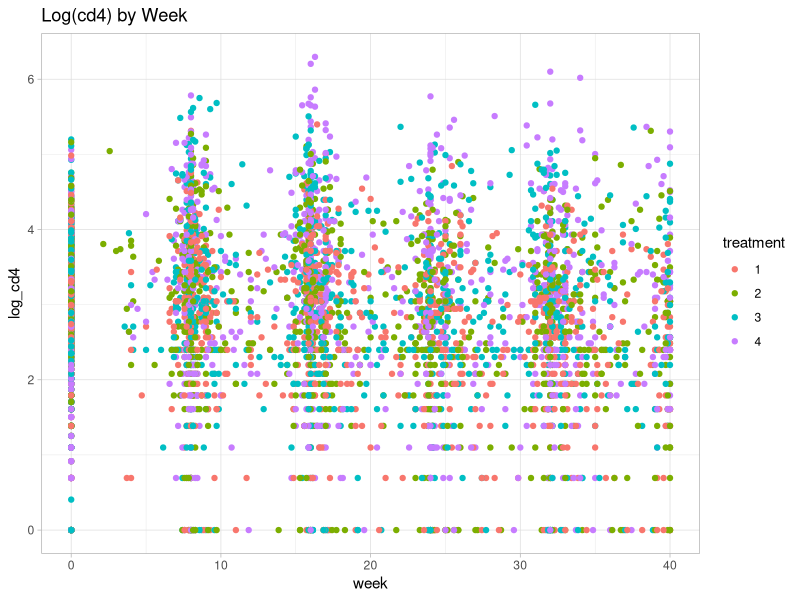
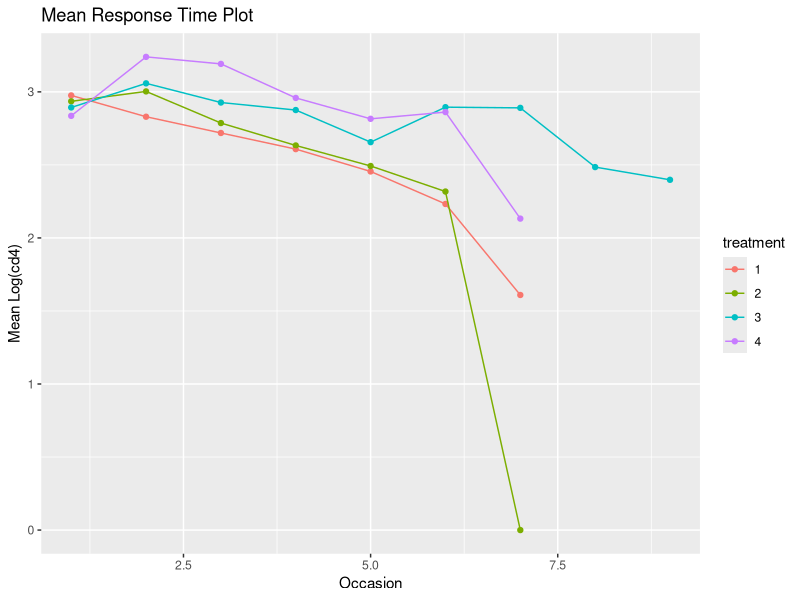
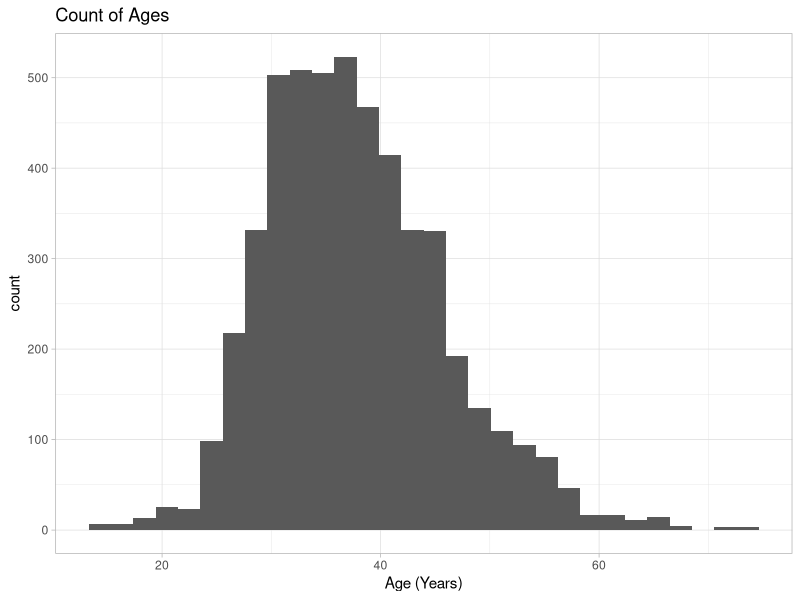
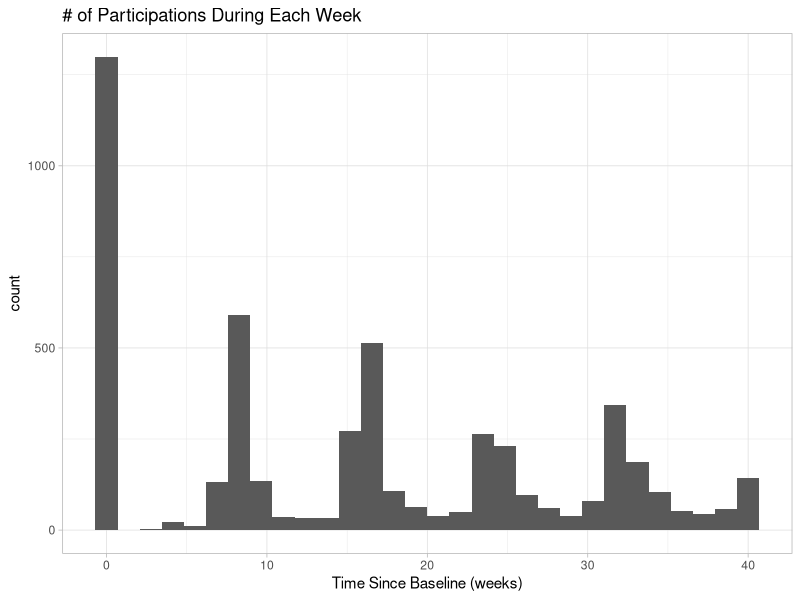
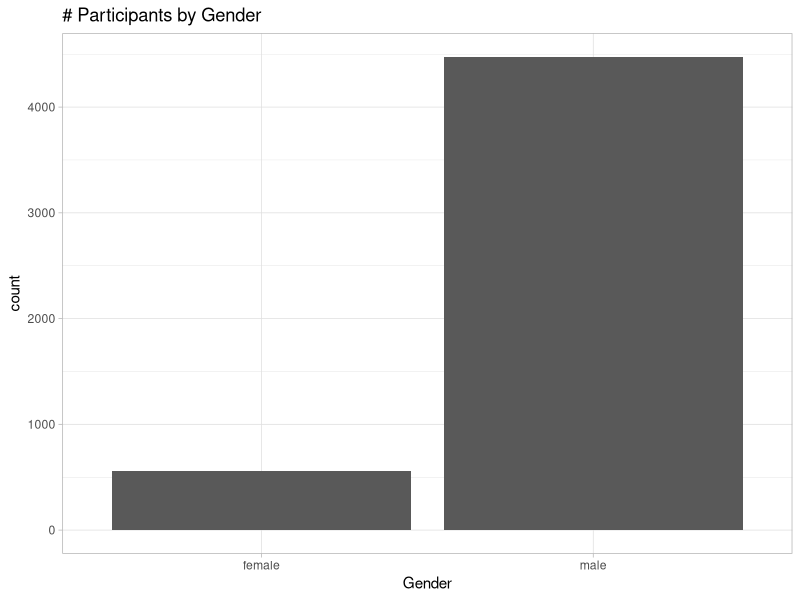
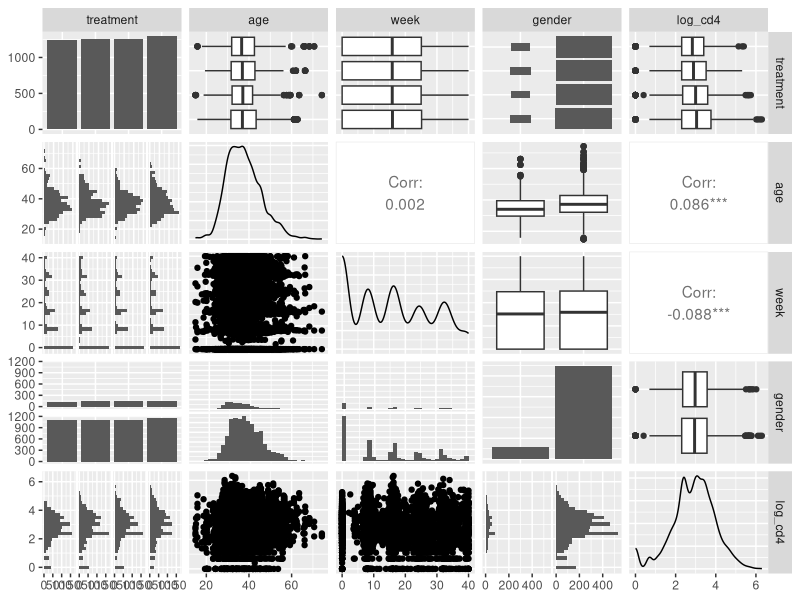
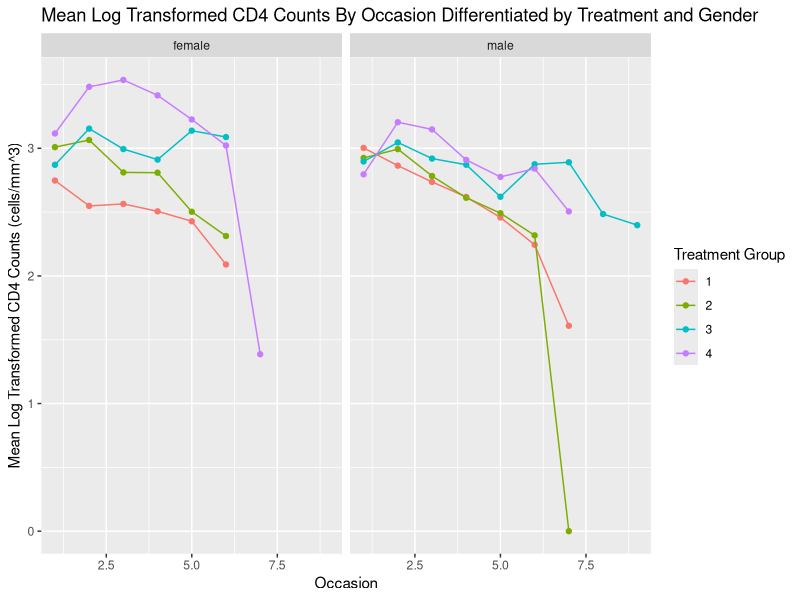
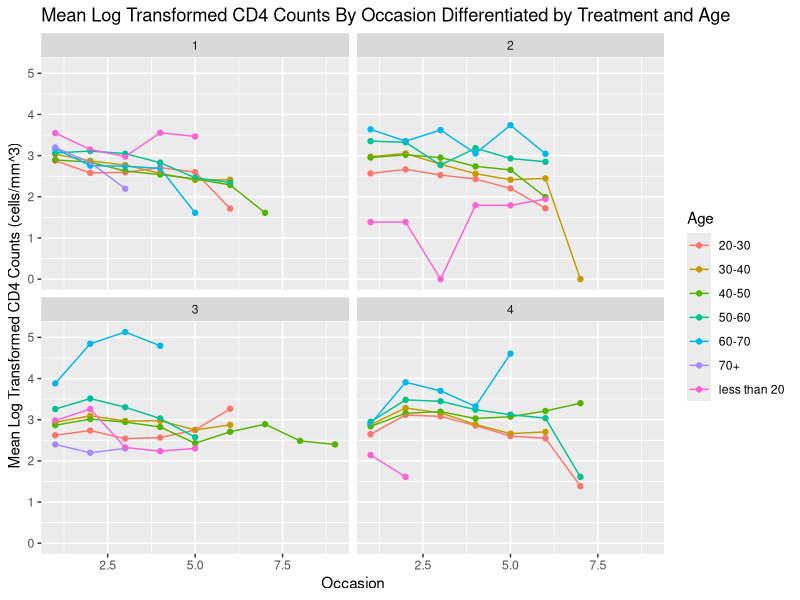

Write the R code that produced these figures, in order. (Note: a time limit stopped this script after it produced the figures.)
## ---- chunk 1
knitr::opts_chunk$set(echo=FALSE)
knitr::opts_chunk$set(message=FALSE)
## ---- chunk 2
library(tidyverse)
library(magrittr)
library(nlme)
library(mgcv)
library(GGally)
library(lme4)

aids <- read_csv(here::here("data/aids.csv"))
#aids <- read_csv("~/Downloads/aids.csv")

# change treatment to factor
aids %<>% 
  mutate(treatment = factor(treatment),
         gender = factor(gender))

# add a column for occasion
aids <- aids %>% 
  group_by(id) %>% 
  mutate(occasion = row_number())

glimpse(aids)

# number of participants
num_of_subjects <- n_distinct(aids$id)
## ---- chunk 3
# spaghetti plot
aids %>% 
  ggplot(aes(x = week, y = log_cd4, group = id, color = treatment)) +
  geom_point() + 
  theme_light() +
  labs(title = "Log(cd4) by Week")
  
# mean response time plot
aids %>% 
  group_by(treatment, occasion) %>% 
  summarize(mean_log_cd4 = mean(log_cd4)) %>% 
  ggplot(aes(x = occasion, y = mean_log_cd4, group = treatment, color = treatment)) +
  geom_point() +
  geom_line() +
  labs(x = "Occasion", y = "Mean Log(cd4)") +
  ggtitle("Mean Response Time Plot")
## ---- chunk 4
summary(aids) %>% 
  knitr::kable()

aids_wide <- spread(aids, week, log_cd4)

aids_wide %>% 
  ggplot(aes(x = age)) +
  geom_histogram() +
  labs(x = "Age (Years)") +
  ggtitle("Count of Ages") +
  theme_light()

aids %>% 
  ggplot(aes(x = week)) +
  geom_histogram() +
  labs(x = "Time Since Baseline (weeks)") +
  ggtitle("# of Participations During Each Week") +
  theme_light()

aids_wide %>% 
  ggplot(aes(x = gender)) +
  geom_bar() +
  labs(x = "Gender") +
  ggtitle("# Participants by Gender") +
  theme_light()
## ---- chunk 5
ggpairs(aids, columns = c("treatment", "age", "week", "gender", "log_cd4"))
## ---- chunk 6
aids <- aids %>% 
  group_by(id) %>% 
  mutate(occasion = row_number())

aids %>% 
  group_by(treatment, gender, occasion) %>% 
  summarize(mean_cd4 = mean(log_cd4)) %>% 
  ggplot(aes(x = occasion, y = mean_cd4, color = factor(treatment))) +
  geom_point() +
  geom_line() +
  labs(x = "Occasion", y = "Mean Log Transformed CD4 Counts (cells/mm^3)", color = "Treatment Group") +
  facet_wrap(~ gender) +
  ggtitle("Mean Log Transformed CD4 Counts By Occasion Differentiated by Treatment and Gender")
## ---- chunk 7
aids <- aids %>% 
  mutate(age_group = case_when(age > 70 ~ "70+",
                               70 >= age & age > 60 ~ "60-70", 
                               60 >= age & age > 50 ~ "50-60", 
                               50 >= age & age > 40 ~ "40-50", 
                               40 >= age & age > 30 ~ "30-40", 
                               30 >= age & age > 20 ~ "20-30", 
                               20 >= age ~ "less than 20"))
aids %>% 
  group_by(treatment, age_group, occasion) %>% 
  summarize(mean_cd4 = mean(log_cd4)) %>% 
  ggplot(aes(x = occasion, y = mean_cd4, color = age_group)) +
  geom_point() +
  geom_line()+
  labs(x = "Occasion", y = "Mean Log Transformed CD4 Counts (cells/mm^3)", color = "Age") +
  facet_wrap(~ treatment) +
  ggtitle("Mean Log Transformed CD4 Counts By Occasion Differentiated by Treatment and Age")
## ---- chunk 8
log_cd4_mean <- aids %>% group_by(treatment, week) %>%
  summarize(mean=mean(log_cd4, na.rm = TRUE))
ggplot(log_cd4_mean, aes(x = week, y = mean, group=treatment, color=as.factor(treatment))) +
  geom_line() +
  facet_wrap(~ treatment) +
  labs(x='Week', y = 'Mean Log of CD4', color='Treatment') +
  ggtitle("Mean Log Transformed CD4 Counts By Week Differentiated by Treatment")
## ---- chunk 9
aids %<>% 
  mutate(treatment = factor(treatment, levels = c(1, 2, 3, 4)),
         gender = factor(gender, levels = c("male", "female")))
## ---- chunk 10
model_rand_interaction <- lme(log_cd4 ~ week + treatment:week + gender:treatment + age:treatment,
                              data = aids,
                              random = ~ week | id,
                              method = "ML")
summary(model_rand_interaction)
## ---- chunk 11
model_rand <- lme(log_cd4 ~ week,
                  data = aids,
                  random = ~ week | id,
                  method = "ML")
summary(model_rand)
## ---- chunk 12
anova(model_rand, model_rand_interaction)
## ---- chunk 13
aids %<>% 
  mutate(cd4 = round(exp(log_cd4) - 1),
         week_sqr = week^2)

model_lme <- lme(log_cd4 ~ week + week_sqr + treatment:week + gender:treatment + age:treatment,
                              data = aids,
                              random = ~ week | id,
                              method = "ML")
summary(model_lme)
## ---- chunk 14
anova(model_rand_interaction, model_lme)
## ---- chunk 15
aids %<>% 
  mutate(cd4 = round(exp(log_cd4) - 1),
         week_sqr = week^2)
## ---- chunk 16
model_glmer <- glmer(cd4 ~ week + week_sqr + treatment:week + gender:treatment + age:treatment + (week | id),
               family = poisson,
               nAGQ = 0,
               data = aids)
summary(model_glmer)
## ---- chunk 17
model_lme <- lme(log_cd4 ~ week + week_sqr + treatment:week + gender:treatment + age:treatment,
                              data = aids,
                              random = ~ week | id,
                              method = "ML")
summary(model_lme)
## ---- chunk 18
res_population <- residuals(model_lme, type = "response", level = 0)
Sigma_i <- extract.lme.cov(model_lme, aids)
L_i <- t(chol(Sigma_i)) 
res_transformed <- solve(L_i) %*% res_population

# histogram
tibble(r_star = res_transformed) %>% 
  ggplot(aes(x = r_star)) +
  geom_histogram(aes(y = stat(density)), bins = 14, color = "black", fill = "gray") +
  geom_function(fun = dnorm, color = "blue") +
  labs(x = "Residuals", y = "Density") +
  ggtitle("Histogram of Transformed Residuals")

# QQPlot
tibble(r_star = res_transformed) %>% 
  ggplot(aes(sample = r_star)) +
  geom_qq_line(color = "blue") +
  geom_qq(shape = 1) +
  labs(x = "Quantiles of Standard Normal", y = "Quantiles of Transformed Residuals") +
  ggtitle("QQ Plot")
## ---- chunk 19
# scatter plot of predicted value vs. residuals
mu_hat <- fitted(model_lme, level = 0)
mu_hat_transformed <- solve(L_i) %*% mu_hat
tibble(x = mu_hat_transformed, y = res_transformed) %>% 
  ggplot(aes(x = x, y = y)) +
  geom_hline(yintercept = 0, linetype = "dashed") +
  geom_point(shape = 1) +
  geom_smooth(method = "loess", se = FALSE) +
  labs(x = "Transformed Predicted Value", y = "Transformed Residual") +
  ggtitle("Predicted Values vs. Transformed Residuals")

# scatter plot of time vs. residuals
time <- aids$week
time_transformed <- solve(L_i) %*% time
tibble(x = time_transformed, y = res_transformed) %>% 
  ggplot(aes(x = x, y = y)) +
  geom_hline(yintercept = 0, linetype = "dashed") +
  geom_point(shape = 1) +
  geom_smooth(method = "loess", se = FALSE) +
  labs(x = "Transformed Time", y = "Transformed Residual") +
  ggtitle("Time vs. Transformed Residuals")
## ---- chunk 20
# Semi-variogram
Variogram(model_lme,
          data = aids,
          form = ~ week | id,
          resType = "normalized") %>% 
  as_tibble() %>% 
  ggplot(aes(x = dist, y = variog)) +
  geom_hline(yintercept = 1, linetype = "dashed") +
  geom_point(shape = 1) +
  geom_smooth(method = "loess", se = FALSE, span = 0.3) +
  ggtitle("Semi-Variogram")
## ---- chunk 21
# Mahalanobis Distance
mahalanobis_data <- tibble(id = aids$id, r_star = res_transformed) %>% 
  group_by(id) %>% 
  nest()
mahalanobis_data <- mahalanobis_data %>% 
  mutate(df = map_dbl(data, ~nrow(.x)))
mahalanobis_distance <- function(x){
  x <- as.matrix(x)
  t(x) %*% x
}
mahalanobis_data <- mahalanobis_data %>% 
  mutate(d = map_dbl(data, ~mahalanobis_distance(.x)))
mahalanobis_data <- mahalanobis_data %>% 
  mutate(p_value = pchisq(d, df, lower.tail = FALSE))
mahalanobis_data %>% 
  filter(p_value < 0.05)
